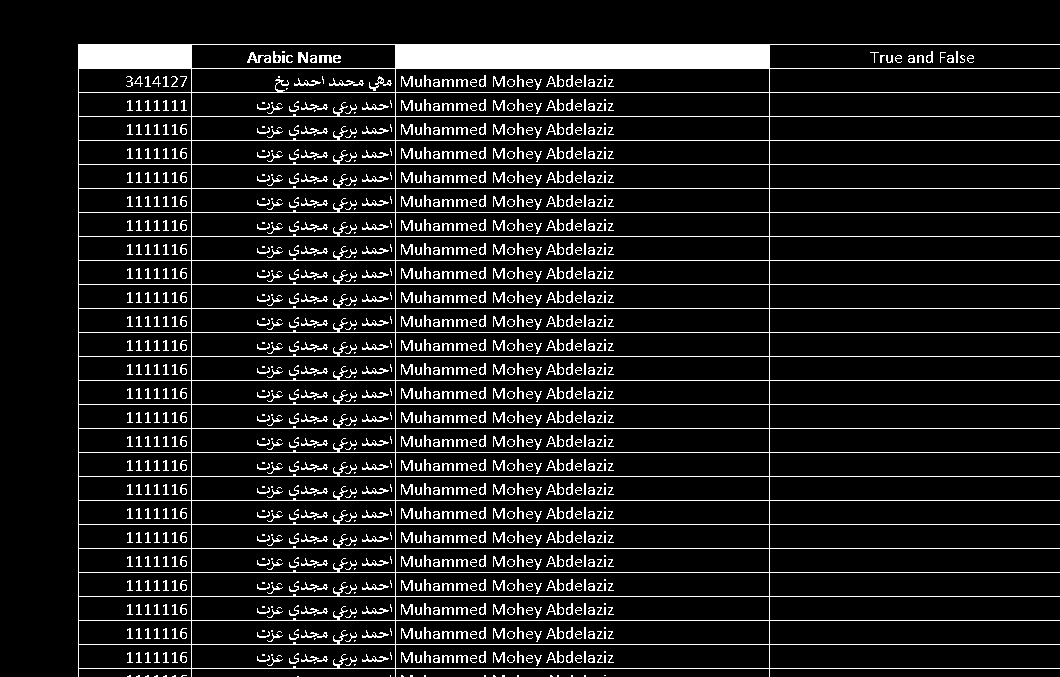
#> input picture Image_bin.jpg, 1060 x 677 px; its folder holds only this picture in this run
$ python -i symbols.py   (imports and definitions only)
#> lines starting #> are read from the running program, lines starting #| are printed output that depends on the picture; after the words box and inside, x2 and y2 are one past the last pixel; in counts of white or black regions, pixels touching at a corner belong together
#> further down, picture is the input picture: shape (677, 1060, 3); min 0, max 255, mean 26.9
# import libraries
import cv2 as cv
import numpy as np
import matplotlib as mpl
import os
from os import listdir
from os.path import isfile, join

from skimage.feature import hog
from skimage.transform import resize
from sklearn.model_selection import train_test_split
from sklearn.neighbors import KNeighborsClassifier
import pickle

mpl.rcParams['image.cmap'] = 'gray'

checkMarksPath, boxesPath, otherPath, questionMarksPath = "./data/marks", "./data/boxes", "./data/other", "./data/questionMarks"

# [15 lines left out: functions detectHorizontalLines, detectVerticalLines, not called in this run]

def getLinesCount(img):
    _, thresh = cv.threshold(img, 225, 255, cv.THRESH_BINARY_INV)
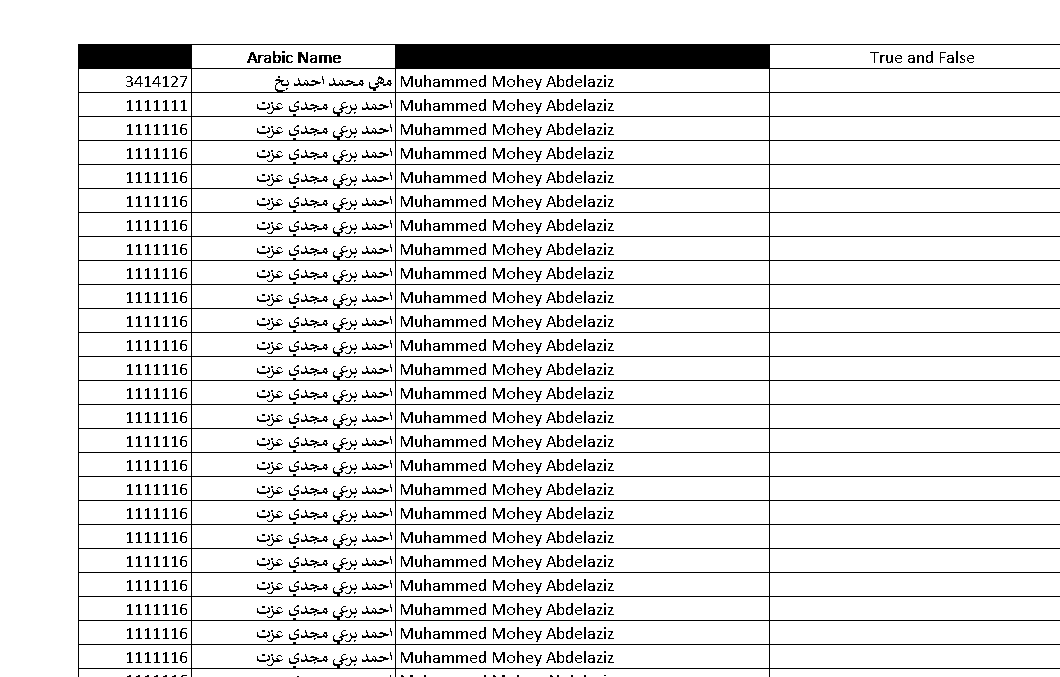
#> thresh: shape (677, 1060, 3); 89.5% white; 1087 black regions (220 under 20 px), largest, box (x1, y1, x2, y2) and area: (78, 44, 1060, 677) 41573, (247, 52, 271, 63) 115, (329, 78, 364, 86) 102
    kernal = np.ones((2, 2), np.uint8)
    dilatedImg = cv.dilate(thresh, kernal, iterations=1)
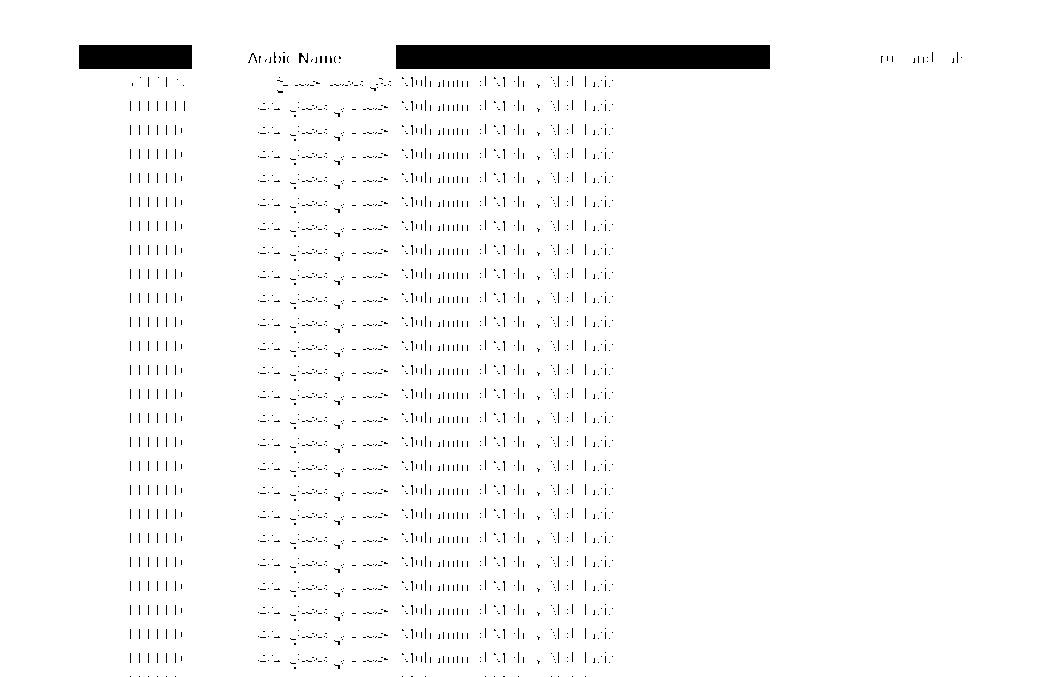
#> dilatedImg: shape (677, 1060, 3); 97.1% white; 2050 black regions (2046 under 20 px), largest, box (x1, y1, x2, y2) and area: (396, 45, 770, 69) 8976, (79, 45, 192, 69) 2712, (299, 53, 308, 63) 45, (248, 53, 257, 63) 24
#> (the run stopped early here; a loop or call above may not have finished)
